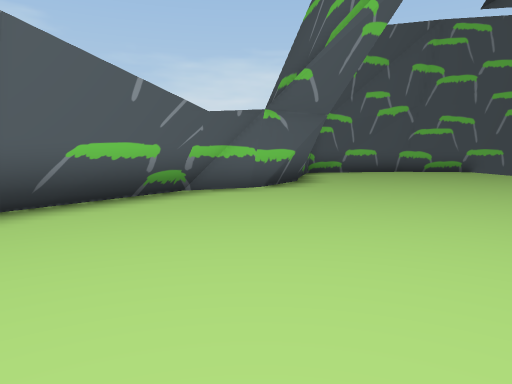
[1] (above)

14 first-person views from a walk through a scene from a Unity 3-D project. The camera is 1.4 m above the floor, tilts 6° down and sees 70° across. The floor is counted in squares, 2 m on a side. Each view is taken from the middle of a square. On the plan, view 1 faces up. The plan holds only what a view shows up to about 11 squares ahead; the rest is blank. The place goes on beyond the plan.

[2]
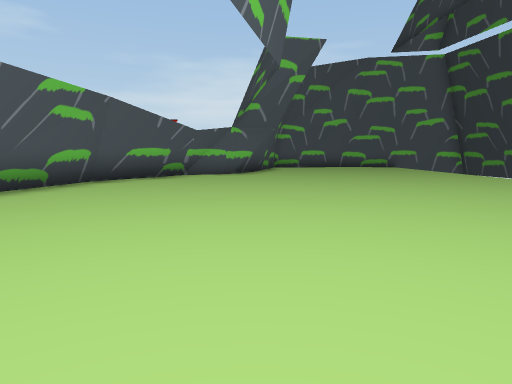

[3]
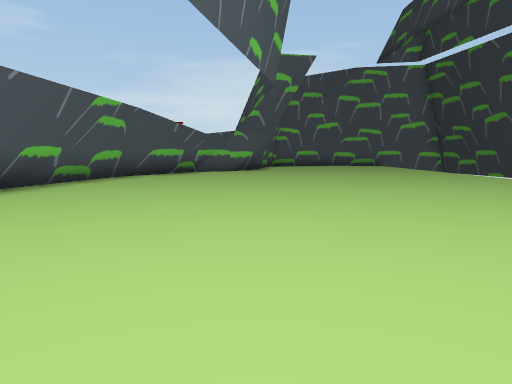

[4]
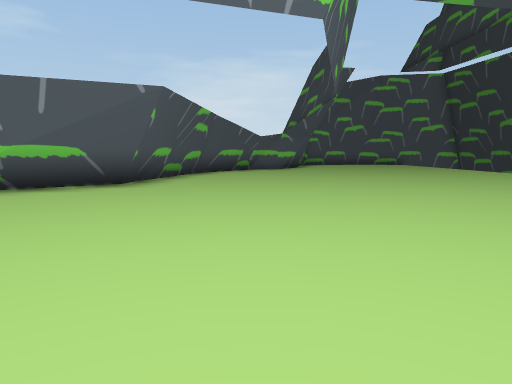

[5]
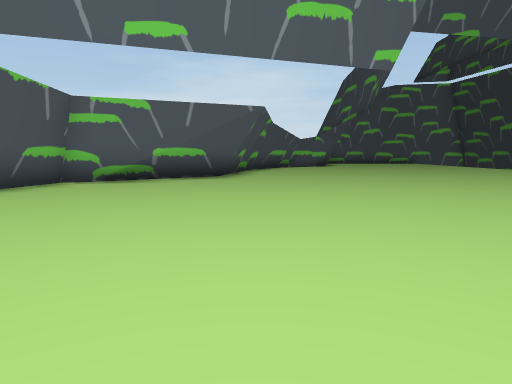

[6]
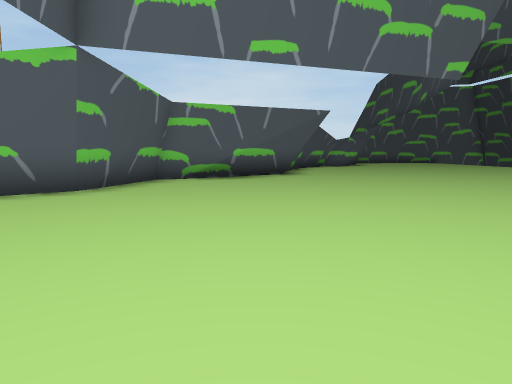

[7]
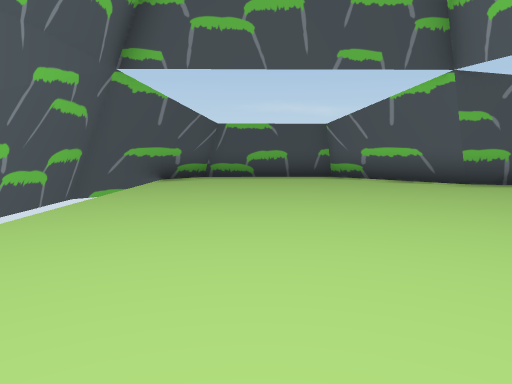

[8]
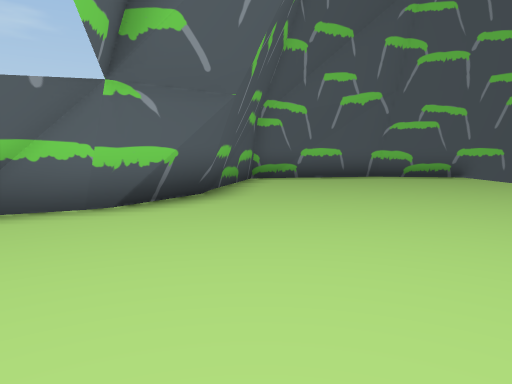

[9]
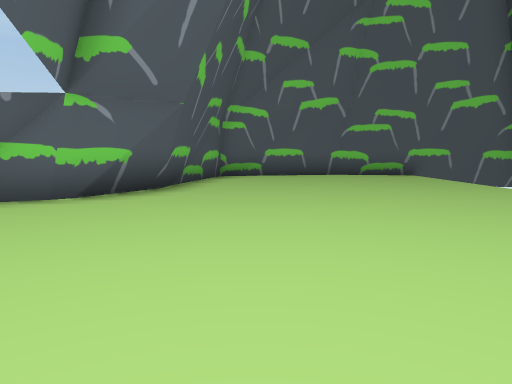

[10]
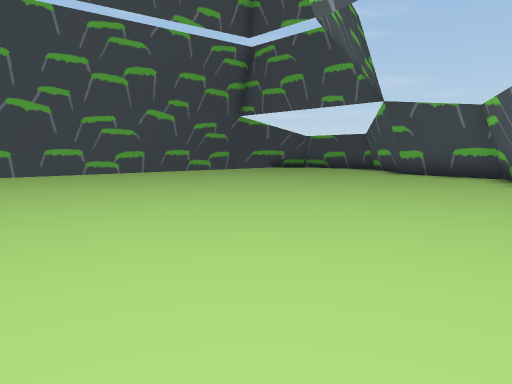

[11]
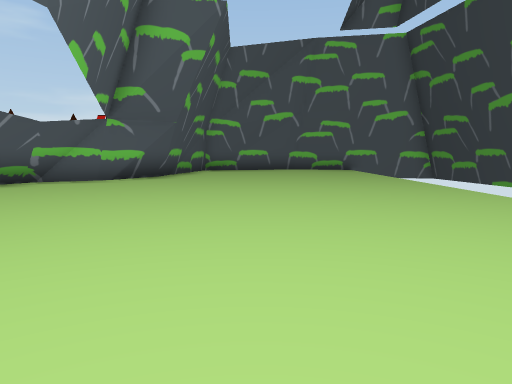

[12]
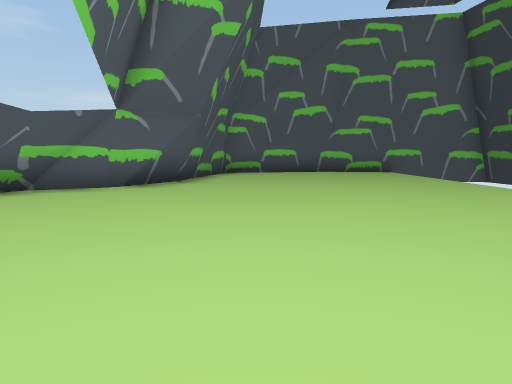

[13]
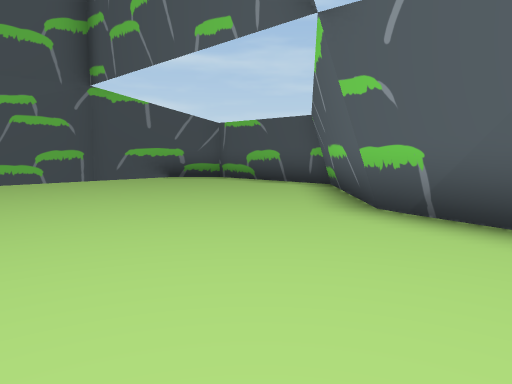

[14]
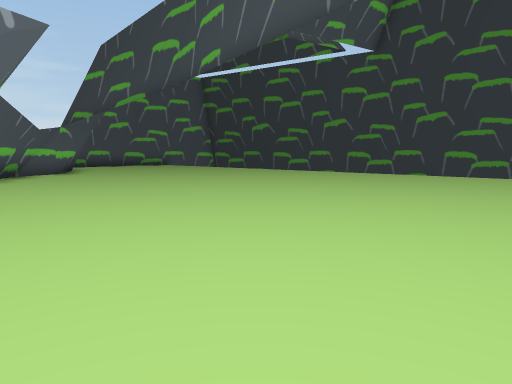

### Floor plan
Points are (right, up) in squares from view 1. A wall is a line through its corners. A room is listed if a view was taken in it or the views show most of it. See-through windows are left out.
Room 1 (views 1, 2, 3, 4, 5, 6, 7, 8, 9, 10, 11, 12, 13, 14)
walls: (-4, -0.9) (-6.3, -2.8); (-5.2, -2.4) (-7.4, -3.4) (-7.8, -5); (-3.6, 1.2) (-3.8, -1.1) (-5.8, -2.8); (-3.3, 1.7) (-3.6, -1); (-2.9, 4.2) (-3.7, 0.5); (-7.6, -3.3) (-8.1, -5.7); (-7.8, -4.8) (-8.3, -6.4) (-11, -8.8) (-10.9, -12.4) (-8.4, -14.6); (-0.6, 7.3) (-2.8, 4) (-3.4, 1.4); (0, 7.5) (-1.3, 6.9); (1.2, 9.3) (0.3, 7.6); (1.5, 11.4) (1.3, 8.9) (1, 8.3) (-0.1, 7.4); (-10.9, -12.6) (-8.6, -14.6); (1.9, 13.2) (1.2, 10.2); (3.6, 13.6) (1.9, 13); (9.4, 13.5) (5.8, 14) (2.6, 13.4)
low walls: (-4, -0.6) (-6.4, -2.6); (-3.8, 0.7) (-4, -0.9); (-6.3, -2.7) (-7.6, -3.3); (-1, 7.1) (-2.9, 4.2); (1.2, 10.4) (1.1, 9.5); (2.9, 13.6) (1.9, 13.2)

Positions as (right, up) in squares from view 1, and headings:
1: (0, 0), facing up
2: (1, -5), facing up
3: (1, -7), facing up
4: (-1, -9), facing up
5: (-3, -12), facing up
6: (-5, -13), facing up
7: (0, -11), facing left
8: (2, 3), facing up
9: (3, 2), facing up
10: (4, -1), facing down-left
11: (4, -2), facing up
12: (3, 0), facing up
13: (-4, -4), facing down-left
14: (-4, -6), facing up-right
